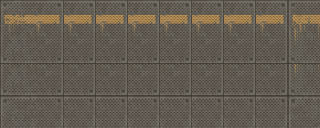

Rendered tile map (Tiled .tmx) drawn with the repository's tilesets; below, a short description and the full map source, tile grids included:
An orthogonal 10x4 tile map with 32x32 px tiles, 1 tile layer (Tile Layer 1).

<map version="1.0" orientation="orthogonal" renderorder="right-down" width="10" height="4" tilewidth="32" tileheight="32" nextobjectid="1">
 <tileset firstgid="1" name="gallery-metal-tile-kit-02" tilewidth="32" tileheight="32" tilecount="9" columns="3">
  <image source="gallery-metal-tile-kit-02.png" width="96" height="96" />
 </tileset>
 <layer name="Tile Layer 1" width="10" height="4">
  <data encoding="csv">
1,2,2,2,2,2,2,2,2,3,
4,5,5,5,5,5,5,5,5,6,
4,5,5,5,5,5,5,5,5,6,
7,8,8,8,8,8,8,8,8,9
</data>
 </layer>
</map>